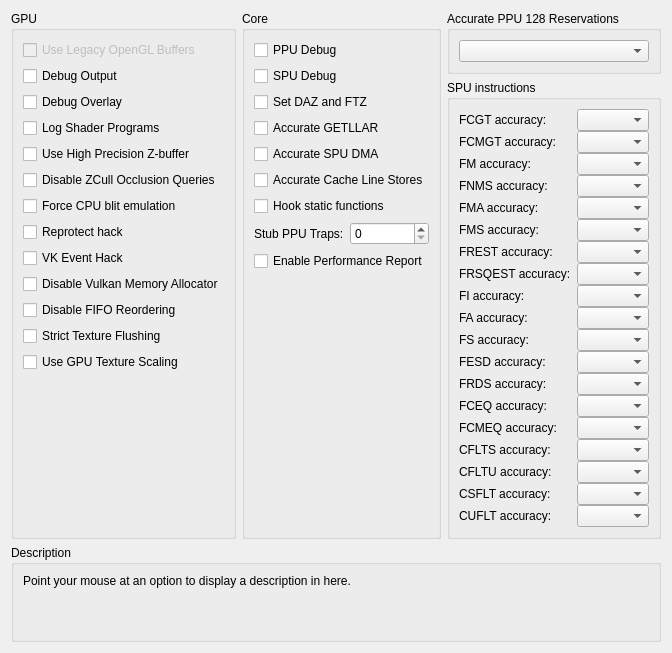
     <widget class="QWidget" name="debugTab">
      <attribute name="title">
       <string>Debug</string>
      </attribute>
      <layout class="QVBoxLayout" name="debugTab_layout">
       <item>
        <layout class="QHBoxLayout" name="debugTabLayout" stretch="1,1,1">
         <item>
          <widget class="QGroupBox" name="gb_debug_gpu">
           <property name="enabled">
            <bool>true</bool>
           </property>
           <property name="title">
            <string>GPU</string>
           </property>
           <property name="alignment">
            <set>Qt::AlignLeading|Qt::AlignLeft|Qt::AlignTop</set>
           </property>
           <layout class="QVBoxLayout" name="gb_debug_gpu_layout">
            <item alignment="Qt::AlignTop">
             <widget class="QCheckBox" name="glLegacyBuffers">
              <property name="enabled">
               <bool>false</bool>
              </property>
              <property name="text">
               <string>Use Legacy OpenGL Buffers</string>
              </property>
             </widget>
            </item>
            <item alignment="Qt::AlignTop">
             <widget class="QCheckBox" name="debugOutput">
              <property name="text">
               <string>Debug Output</string>
              </property>
             </widget>
            </item>
            <item>
             <widget class="QCheckBox" name="debugOverlay">
              <property name="text">
               <string>Debug Overlay</string>
              </property>
             </widget>
            </item>
            <item>
             <widget class="QCheckBox" name="logProg">
              <property name="text">
               <string>Log Shader Programs</string>
              </property>
             </widget>
            </item>
            <item alignment="Qt::AlignTop">
             <widget class="QCheckBox" name="forceHighpZ">
              <property name="text">
               <string>Use High Precision Z-buffer</string>
              </property>
             </widget>
            </item>
            <item>
             <widget class="QCheckBox" name="disableHwOcclusionQueries">
              <property name="text">
               <string>Disable ZCull Occlusion Queries</string>
              </property>
             </widget>
            </item>
            <item>
             <widget class="QCheckBox" name="forceCpuBlitEmulation">
              <property name="text">
               <string>Force CPU blit emulation</string>
              </property>
             </widget>
            </item>
            <item>
             <widget class="QCheckBox" name="reprotect_hack">
              <property name="text">
               <string>Reprotect hack</string>
              </property>
             </widget>
            </item>
            <item>
             <widget class="QCheckBox" name="vk_event_hack">
              <property name="text">
               <string>VK Event Hack</string>
              </property>
             </widget>
            </item>
            <item>
             <widget class="QCheckBox" name="disableVulkanMemAllocator">
              <property name="text">
               <string>Disable Vulkan Memory Allocator</string>
              </property>
             </widget>
            </item>
            <item>
             <widget class="QCheckBox" name="disableFIFOReordering">
              <property name="text">
               <string>Disable FIFO Reordering</string>
              </property>
             </widget>
            </item>
            <item>
             <widget class="QCheckBox" name="strictTextureFlushing">
              <property name="text">
               <string>Strict Texture Flushing</string>
              </property>
             </widget>
            </item>
            <item>
             <widget class="QCheckBox" name="gpuTextureScaling">
              <property name="text">
               <string>Use GPU Texture Scaling</string>
              </property>
             </widget>
            </item>
            <item>
             <spacer name="verticalSpacer_25">
              <property name="orientation">
               <enum>Qt::Vertical</enum>
              </property>
              <property name="sizeHint" stdset="0">
               <size>
                <width>20</width>
                <height>40</height>
               </size>
              </property>
             </spacer>
            </item>
           </layout>
          </widget>
         </item>
         <item>
          <widget class="QGroupBox" name="gb_debug_core">
           <property name="title">
            <string>Core</string>
           </property>
           <layout class="QVBoxLayout" name="gb_debug_core_layout">
            <item>
             <widget class="QCheckBox" name="ppuDebug">
              <property name="text">
               <string>PPU Debug</string>
              </property>
             </widget>
            </item>
            <item>
             <widget class="QCheckBox" name="spuDebug">
              <property name="text">
               <string>SPU Debug</string>
              </property>
             </widget>
            </item>
            <item>
             <widget class="QCheckBox" name="setDAZandFTZ">
              <property name="text">
               <string>Set DAZ and FTZ</string>
              </property>
             </widget>
            </item>
            <item>
             <widget class="QCheckBox" name="accurateGETLLAR">
              <property name="text">
               <string>Accurate GETLLAR</string>
              </property>
             </widget>
            </item>
            <item>
             <widget class="QCheckBox" name="accurateSpuDMA">
              <property name="text">
               <string>Accurate SPU DMA</string>
              </property>
             </widget>
            </item>
            <item>
             <widget class="QCheckBox" name="accurateClineStores">
              <property name="text">
               <string>Accurate Cache Line Stores</string>
              </property>
             </widget>
            </item>
            <item>
             <widget class="QCheckBox" name="hookStFunc">
              <property name="text">
               <string>Hook static functions</string>
              </property>
             </widget>
            </item>
              <item>
               <layout class="QHBoxLayout" name="layout_ppu_trap" stretch="0,0">
                <item>
               <widget class="QLabel" name="ppu_trap_label">
                <property name="text">
                 <string>Stub PPU Traps:</string>
                  </property>
                 </widget>
                </item>
                <item>
                 <widget class="QSpinBox" name="ppu_trap"/>
                </item>
               </layout>
              </item>
            <item>
             <widget class="QCheckBox" name="perfReport">
              <property name="text">
               <string>Enable Performance Report</string>
              </property>
             </widget>
            </item>
            <item>
             <spacer name="verticalSpacerDebugCore">
              <property name="orientation">
               <enum>Qt::Vertical</enum>
              </property>
              <property name="sizeHint" stdset="0">
               <size>
                <width>0</width>
                <height>0</height>
               </size>
              </property>
             </spacer>
            </item>
           </layout>
          </widget>
         </item>
         <item>
          <widget class="QWidget" name="debug_more_stuff" native="true">
           <layout class="QVBoxLayout" name="debug_more_stuff_layout">
            <property name="leftMargin">
             <number>0</number>
            </property>
            <property name="topMargin">
             <number>0</number>
            </property>
            <property name="rightMargin">
             <number>0</number>
            </property>
            <property name="bottomMargin">
             <number>0</number>
            </property>
            <item>
             <widget class="QGroupBox" name="gb_accurate_ppu_128">
              <property name="title">
               <string>Accurate PPU 128 Reservations</string>
              </property>
              <layout class="QVBoxLayout" name="gb_accurate_ppu_128_layout">
               <item>
                <widget class="QComboBox" name="combo_accurate_ppu_128"/>
               </item>
              </layout>
             </widget>
            </item>
            <item>
          <widget class="QGroupBox" name="gb_spuInstructions">
           <property name="title">
            <string>SPU instructions</string>
           </property>
           <layout class="QFormLayout" name="formLayout">
            <property name="verticalSpacing">
             <number>0</number>
            </property>
            <item row="0" column="0">
             <widget class="QLabel" name="lbl_fcgt">
              <property name="text">
               <string>FCGT accuracy:</string>
              </property>
             </widget>
            </item>
            <item row="0" column="1">
             <widget class="QComboBox" name="spuAccuracyFCGT"/>
            </item>
            <item row="2" column="0">
             <widget class="QLabel" name="lbl_fcmgt">
              <property name="text">
               <string>FCMGT accuracy:</string>
              </property>
             </widget>
            </item>
            <item row="2" column="1">
             <widget class="QComboBox" name="spuAccuracyFCMGT"/>
            </item>
            <item row="3" column="0">
             <widget class="QLabel" name="lbl_fm">
              <property name="text">
               <string>FM accuracy:</string>
              </property>
             </widget>
            </item>
            <item row="4" column="0">
             <widget class="QLabel" name="lbl_fnms">
              <property name="text">
               <string>FNMS accuracy:</string>
              </property>
             </widget>
            </item>
            <item row="5" column="0">
             <widget class="QLabel" name="lbl_fma">
              <property name="text">
               <string>FMA accuracy:</string>
              </property>
             </widget>
            </item>
            <item row="6" column="0">
             <widget class="QLabel" name="lbl_fms">
              <property name="text">
               <string>FMS accuracy:</string>
              </property>
             </widget>
            </item>
            <item row="7" column="0">
             <widget class="QLabel" name="lbl_frest">
              <property name="text">
               <string>FREST accuracy:</string>
              </property>
             </widget>
            </item>
            <item row="8" column="0">
             <widget class="QLabel" name="lbl_frsqest">
              <property name="text">
               <string>FRSQEST accuracy:</string>
              </property>
             </widget>
            </item>
            <item row="9" column="0">
             <widget class="QLabel" name="lbl_fi">
              <property name="text">
               <string>FI accuracy:</string>
              </property>
             </widget>
            </item>
            <item row="10" column="0">
             <widget class="QLabel" name="lbl_fa">
              <property name="text">
               <string>FA accuracy:</string>
              </property>
             </widget>
            </item>
            <item row="11" column="0">
             <widget class="QLabel" name="lbl_fs">
              <property name="text">
               <string>FS accuracy:</string>
              </property>
             </widget>
            </item>
            <item row="12" column="0">
             <widget class="QLabel" name="lbl_fesd">
              <property name="text">
               <string>FESD accuracy:</string>
              </property>
             </widget>
            </item>
            <item row="13" column="0">
             <widget class="QLabel" name="lbl_frds">
              <property name="text">
               <string>FRDS accuracy:</string>
              </property>
             </widget>
            </item>
            <item row="14" column="0">
             <widget class="QLabel" name="lbl_fceq">
              <property name="text">
               <string>FCEQ accuracy:</string>
              </property>
             </widget>
            </item>
            <item row="15" column="0">
             <widget class="QLabel" name="llb_fcmeq">
              <property name="text">
               <string>FCMEQ accuracy:</string>
              </property>
             </widget>
            </item>
            <item row="16" column="0">
             <widget class="QLabel" name="lbl_cflts">
              <property name="text">
               <string>CFLTS accuracy:</string>
              </property>
             </widget>
            </item>
            <item row="17" column="0">
             <widget class="QLabel" name="lbl_clftu">
              <property name="text">
               <string>CFLTU accuracy:</string>
              </property>
             </widget>
            </item>
            <item row="18" column="0">
             <widget class="QLabel" name="lbl_csflt">
              <property name="text">
               <string>CSFLT accuracy:</string>
              </property>
             </widget>
            </item>
            <item row="19" column="0">
             <widget class="QLabel" name="lbl_cuflt">
              <property name="text">
               <string>CUFLT accuracy:</string>
              </property>
             </widget>
            </item>
            <item row="3" column="1">
             <widget class="QComboBox" name="spuAccuracyFM"/>
            </item>
            <item row="4" column="1">
             <widget class="QComboBox" name="spuAccuracyFNMS"/>
            </item>
            <item row="5" column="1">
             <widget class="QComboBox" name="spuAccuracyFMA"/>
            </item>
            <item row="6" column="1">
             <widget class="QComboBox" name="spuAccuracyFMS"/>
            </item>
            <item row="7" column="1">
             <widget class="QComboBox" name="spuAccuracyFREST"/>
            </item>
            <item row="8" column="1">
             <widget class="QComboBox" name="spuAccuracyFRSQEST"/>
            </item>
            <item row="9" column="1">
             <widget class="QComboBox" name="spuAccuracyFI"/>
            </item>
            <item row="10" column="1">
             <widget class="QComboBox" name="spuAccuracyFA"/>
            </item>
            <item row="11" column="1">
             <widget class="QComboBox" name="spuAccuracyFS"/>
            </item>
            <item row="12" column="1">
             <widget class="QComboBox" name="spuAccuracyFESD"/>
            </item>
            <item row="13" column="1">
             <widget class="QComboBox" name="spuAccuracyFRDS"/>
            </item>
            <item row="14" column="1">
             <widget class="QComboBox" name="spuAccuracyFCEQ"/>
            </item>
            <item row="15" column="1">
             <widget class="QComboBox" name="spuAccuracyFCMEQ"/>
            </item>
            <item row="16" column="1">
             <widget class="QComboBox" name="spuAccuracyCFLTS"/>
            </item>
            <item row="17" column="1">
             <widget class="QComboBox" name="spuAccuracyCFLTU"/>
            </item>
            <item row="18" column="1">
             <widget class="QComboBox" name="spuAccuracyCSFLT"/>
            </item>
            <item row="19" column="1">
             <widget class="QComboBox" name="spuAccuracyCUFLT"/>
            </item>
           </layout>
          </widget>
         </item>
         <item>
          <widget class="QWidget" name="widget_11" native="true"/>
             <spacer name="verticalSpacerDebugMore">
              <property name="orientation">
               <enum>Qt::Vertical</enum>
              </property>
              <property name="sizeType">
               <enum>QSizePolicy::MinimumExpanding</enum>
              </property>
              <property name="sizeHint" stdset="0">
               <size>
                <width>0</width>
                <height>0</height>
               </size>
              </property>
             </spacer>
            </item>
           </layout>
          </widget>
         </item>
        </layout>
       </item>
       <item>
        <spacer name="debugTabSpacer">
         <property name="orientation">
          <enum>Qt::Vertical</enum>
         </property>
         <property name="sizeHint" stdset="0">
          <size>
           <width>0</width>
           <height>0</height>
          </size>
         </property>
        </spacer>
       </item>
       <item>
        <widget class="QGroupBox" name="gb_description_debug">
         <property name="title">
          <string>Description</string>
         </property>
         <layout class="QVBoxLayout" name="gb_description_debug_layout">
          <item>
           <widget class="QLabel" name="description_debug">
            <property name="text">
             <string>Point your mouse at an option to display a description in here.


</string>
            </property>
            <property name="textFormat">
             <enum>Qt::PlainText</enum>
            </property>
            <property name="alignment">
             <set>Qt::AlignLeading|Qt::AlignLeft|Qt::AlignTop</set>
            </property>
            <property name="wordWrap">
             <bool>true</bool>
            </property>
           </widget>
          </item>
         </layout>
        </widget>
       </item>
      </layout>
     </widget>
